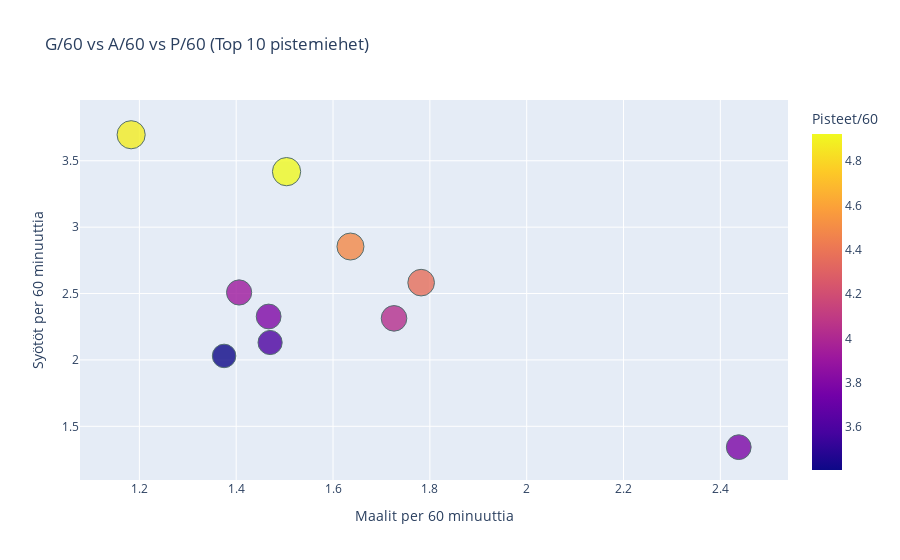

Write notebook code for a chart like this one.
### Code cell
import plotly.express as px
# Järjestetään pelaajat pisteiden mukaan ja valitaan top 10
top_10_players = quant_hockey_data.sort_values(by='P', ascending=False).head(10)
# Muutetaan peliaika (TOI) sekunneiksi, jos ei ole valmiiksi numeroina
if top_10_players['TOI'].dtype == 'object':
    top_10_players['TOI_seconds'] = top_10_players['TOI'].str.split(':').apply(
        lambda x: int(x[0]) * 60 + int(x[1])
    )
else:
    top_10_players['TOI_seconds'] = top_10_players['TOI']
# Muokataan sarakkeiden nimet, jos ne sisältävät ylimääräisiä välilyöntejä tai alaviivoja
top_10_players.columns = top_10_players.columns.str.strip().str.replace(' ', '_')
# Visualisointi scatter-plotilla
fig = px.scatter(
    top_10_players,
    x='G/60',  # Maalit per 60 minuuttia
    y='A/60',  # Syötöt per 60 minuuttia
    size='P/60',  # Kuplan koko pisteet per 60 minuuttia
    color='P/60',  # Väritys perustuu pisteisiin per 60
    hover_name='Name',  # Pelaajien nimet tooltipissa
    title='G/60 vs A/60 vs P/60 (Top 10 pistemiehet)',
    labels={'G/60': 'Maalit per 60 min', 'A/60': 'Syötöt per 60 min', 'P/60': 'Pisteet per 60 min'}
)
# Kuvaajan ulkoasun muokkaus
fig.update_traces(marker=dict(opacity=0.8, line=dict(width=1, color='DarkSlateGrey')))
fig.update_layout(
    xaxis_title="Maalit per 60 minuuttia",
    yaxis_title="Syötöt per 60 minuuttia",
    coloraxis_colorbar=dict(title="Pisteet/60")
)
fig.show()

### Figure 1 — Plotly figure (JSON) as saved in the notebook; plotly's stock layout.template omitted (floating-point values rounded to 4 significant figures)
{"data": [{"hovertemplate": "<b>%{hovertext}</b><br><br>Maalit per 60 min=%{x}<br>Syötöt per 60 min=%{y}<br>Pisteet per 60 min=%{marker.color}<extra></extra>", "hovertext": ["Nikita Kucherov", "Nathan MacKinnon", "Connor McDavid", "Artemi Panarin", "David Pastrnak", "Auston Matthews", "Leon Draisaitl", "Mikko Rantanen", "J.T. Miller", "William Nylander"], "legendgroup": "", "marker": {"color": [4.923, 4.49, 4.879, 4.364, 4.039, 3.78, 3.794, 3.405, 3.915, 3.601], "coloraxis": "coloraxis", "line": {"color": "DarkSlateGrey", "width": 1}, "opacity": 0.8, "size": [4.923, 4.49, 4.879, 4.364, 4.039, 3.78, 3.794, 3.405, 3.915, 3.601], "sizemode": "area", "sizeref": 0.01231, "symbol": "circle"}, "mode": "markers", "name": "", "orientation": "v", "showlegend": false, "type": "scatter", "x": [1.504, 1.636, 1.183, 1.782, 1.726, 2.438, 1.467, 1.375, 1.406, 1.47], "xaxis": "x", "y": [3.418, 2.854, 3.696, 2.582, 2.313, 1.343, 2.327, 2.03, 2.508, 2.131], "yaxis": "y"}], "layout": {"coloraxis": {"colorbar": {"title": {"text": "Pisteet/60"}}, "colorscale": [[0, "#0d0887"], [0.1111, "#46039f"], [0.2222, "#7201a8"], [0.3333, "#9c179e"], [0.4444, "#bd3786"], [0.5556, "#d8576b"], [0.6667, "#ed7953"], [0.7778, "#fb9f3a"], [0.8889, "#fdca26"], [1, "#f0f921"]]}, "legend": {"itemsizing": "constant", "tracegroupgap": 0}, "title": {"text": "G/60 vs A/60 vs P/60 (Top 10 pistemiehet)"}, "xaxis": {"anchor": "y", "domain": [0, 1], "title": {"text": "Maalit per 60 minuuttia"}}, "yaxis": {"anchor": "x", "domain": [0, 1], "title": {"text": "Syötöt per 60 minuuttia"}}}}
